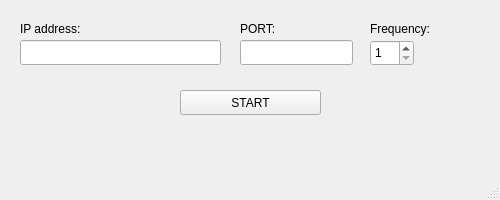
<?xml version="1.0" encoding="UTF-8"?>
<ui version="4.0">
 <class>Server</class>
 <widget class="QMainWindow" name="Server">
  <property name="geometry">
   <rect>
    <x>0</x>
    <y>0</y>
    <width>500</width>
    <height>200</height>
   </rect>
  </property>
  <property name="windowTitle">
   <string>Server</string>
  </property>
  <widget class="QWidget" name="centralwidget">
   <widget class="QPushButton" name="STATE">
    <property name="geometry">
     <rect>
      <x>180</x>
      <y>90</y>
      <width>141</width>
      <height>25</height>
     </rect>
    </property>
    <property name="text">
     <string>START</string>
    </property>
   </widget>
   <widget class="QLineEdit" name="IP_addrass">
    <property name="geometry">
     <rect>
      <x>20</x>
      <y>40</y>
      <width>201</width>
      <height>25</height>
     </rect>
    </property>
    <property name="dragEnabled">
     <bool>false</bool>
    </property>
    <property name="readOnly">
     <bool>true</bool>
    </property>
   </widget>
   <widget class="QLineEdit" name="PORT">
    <property name="geometry">
     <rect>
      <x>240</x>
      <y>40</y>
      <width>113</width>
      <height>25</height>
     </rect>
    </property>
    <property name="dragEnabled">
     <bool>false</bool>
    </property>
    <property name="readOnly">
     <bool>true</bool>
    </property>
   </widget>
   <widget class="QSpinBox" name="frequency">
    <property name="geometry">
     <rect>
      <x>370</x>
      <y>40</y>
      <width>44</width>
      <height>26</height>
     </rect>
    </property>
    <property name="minimum">
     <number>1</number>
    </property>
    <property name="maximum">
     <number>5</number>
    </property>
   </widget>
   <widget class="QLabel" name="label">
    <property name="geometry">
     <rect>
      <x>20</x>
      <y>20</y>
      <width>91</width>
      <height>17</height>
     </rect>
    </property>
    <property name="text">
     <string>IP address:</string>
    </property>
   </widget>
   <widget class="QLabel" name="label_2">
    <property name="geometry">
     <rect>
      <x>240</x>
      <y>20</y>
      <width>91</width>
      <height>17</height>
     </rect>
    </property>
    <property name="text">
     <string>PORT:</string>
    </property>
   </widget>
   <widget class="QLabel" name="label_3">
    <property name="geometry">
     <rect>
      <x>370</x>
      <y>20</y>
      <width>91</width>
      <height>17</height>
     </rect>
    </property>
    <property name="text">
     <string>Frequency:</string>
    </property>
   </widget>
  </widget>
  <widget class="QMenuBar" name="menubar">
   <property name="geometry">
    <rect>
     <x>0</x>
     <y>0</y>
     <width>500</width>
     <height>22</height>
    </rect>
   </property>
  </widget>
  <widget class="QStatusBar" name="statusbar"/>
 </widget>
 <resources/>
 <connections/>
</ui>
